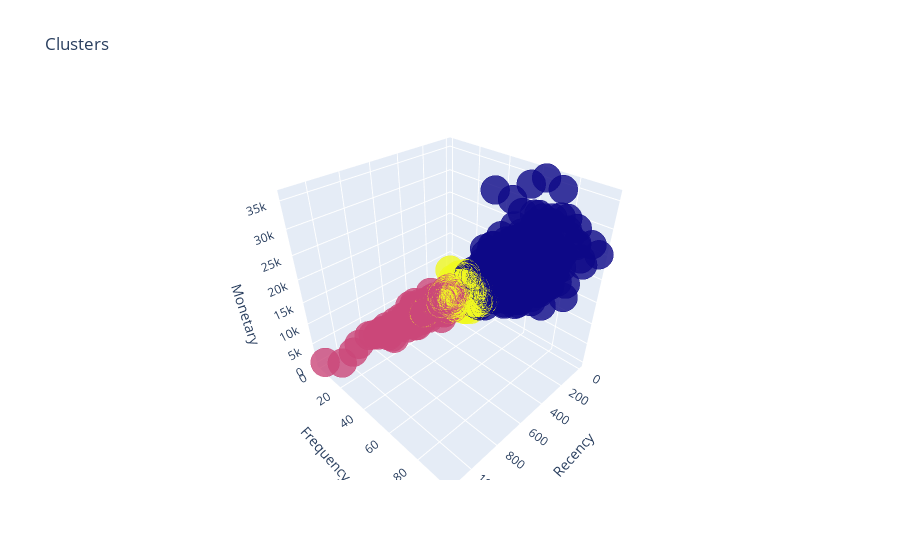

Source (notebook cell):
### Code cell
# df['label3'] = labels3

trace1 = go.Scatter3d(
x= rfm_k3['Recency'],
y= rfm_k3['Frequency'],
z= rfm_k3['Monetary'],
mode='markers',
  marker=dict( color = rfm_k3['k_cluster'],
 size= 10,
line=dict(
color= rfm_k3['k_cluster'],
width= 12

 ),
opacity=0.8

  )
)

data = [trace1]

layout = go.Layout(

#  margin=dict(
# l=0,
#  r=0,
#  b=0,
#  t=0
#  )

title= 'Clusters',
 scene = dict(
xaxis = dict(title = 'Recency'),
yaxis = dict(title = 'Frequency'),
zaxis = dict(title = 'Monetary'))
)

fig = go.Figure(data=data, layout=layout)
py.offline.iplot(fig)

### Figure 1 — Plotly figure (JSON) as saved in the notebook; plotly's stock layout.template omitted (floating-point values rounded to 4 significant figures; data arrays with more than 128 entries replaced by an {"elided": "..."} marker saying what was removed)
{"data": [{"marker": {"color": {"elided": "1590 int values"}, "line": {"color": {"elided": "1590 int values"}, "width": 12}, "opacity": 0.8, "size": 10}, "mode": "markers", "x": {"elided": "1590 int values"}, "y": {"elided": "1590 int values"}, "z": {"elided": "1590 float values"}, "type": "scatter3d"}], "layout": {"scene": {"xaxis": {"title": {"text": "Recency"}}, "yaxis": {"title": {"text": "Frequency"}}, "zaxis": {"title": {"text": "Monetary"}}}, "title": {"text": "Clusters"}}}
